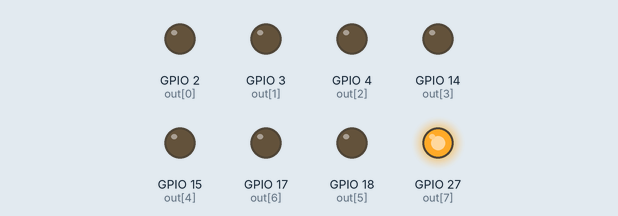
Recording of a program running on a simulated Raspberry Pi (BCM pin numbers). Shown: output pins drawn as LEDs (lit = HIGH).

Above: at 0.05 s.
At 0.25 s:
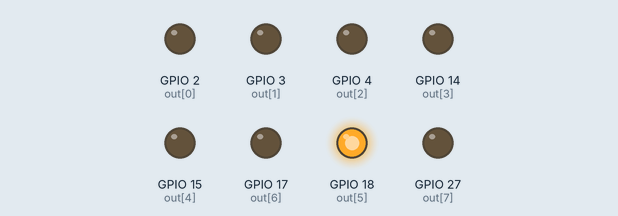
At 0.75 s:
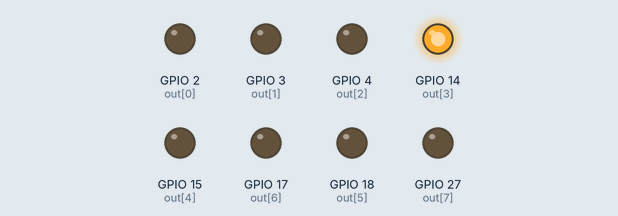
At 1.45 s:
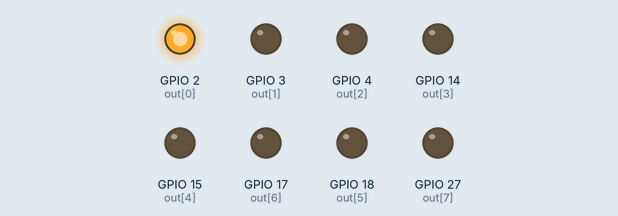
At 2.15 s:
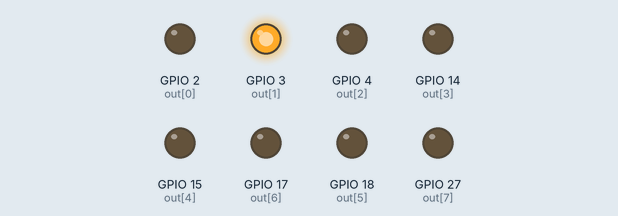
At 2.85 s:
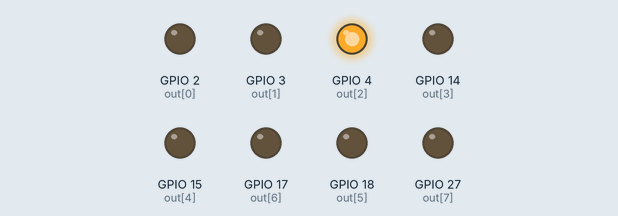
Timing chart, 0 to 3.1 s (numbered marks = the images above):
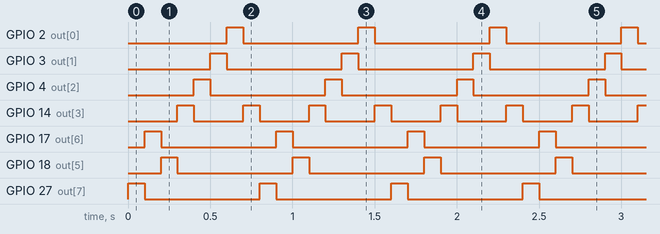

The program:

digit-display.py
```python
import RPi.GPIO as GPIO
import time

GPIO.setwarnings(False)
GPIO.setmode(GPIO.BCM)

out = [2,3,4,14,15,18,17,27]

sleepTime = 0.1

for i in range(8):
	GPIO.setup(out[i], GPIO.OUT)
GPIO.output(15, False)
while 1:
	GPIO.output(27, True)
	time.sleep(sleepTime)
	GPIO.output(17, True)
	GPIO.output(27, False)
	time.sleep(sleepTime)
	GPIO.output(18, True)
	GPIO.output(17, False)
	time.sleep(sleepTime)
	GPIO.output(14,True)
	GPIO.output(18, False)
	time.sleep(sleepTime)
	GPIO.output(4, True)
	GPIO.output(14, False)
	time.sleep(sleepTime)
	GPIO.output(3, True)
	GPIO.output(4, False)
	time.sleep(sleepTime)
	GPIO.output(2, True)
	GPIO.output(3, False)
	time.sleep(sleepTime)
	GPIO.output(14, True)
	GPIO.output(2, False)
	time.sleep(sleepTime)
	GPIO.output(14, False)

GPIO.cleanup()
```

Measured:
- by itself, GPIO 14 (out[3]): alternates HIGH for 0.10 s and LOW for 0.30 s
- by itself, GPIO 2 (out[0]), GPIO 3 (out[1]), GPIO 4 (out[2]), GPIO 17 (out[6]), GPIO 18 (out[5]), GPIO 27 (out[7]): alternates HIGH for 0.10 s and LOW for 0.70 s
- by itself, everything shown: repeats every 0.80 s, in 8 steps
